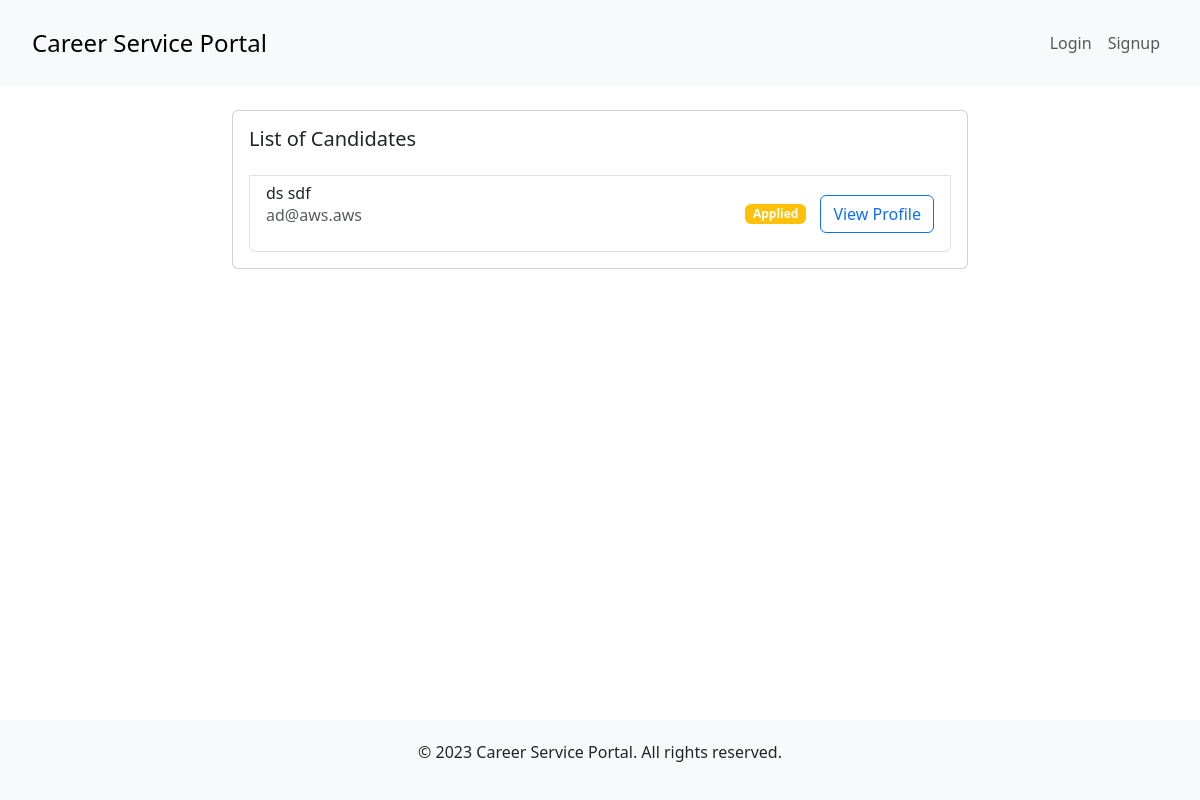
The app's page /employer/browseCandidates/6/, older data.
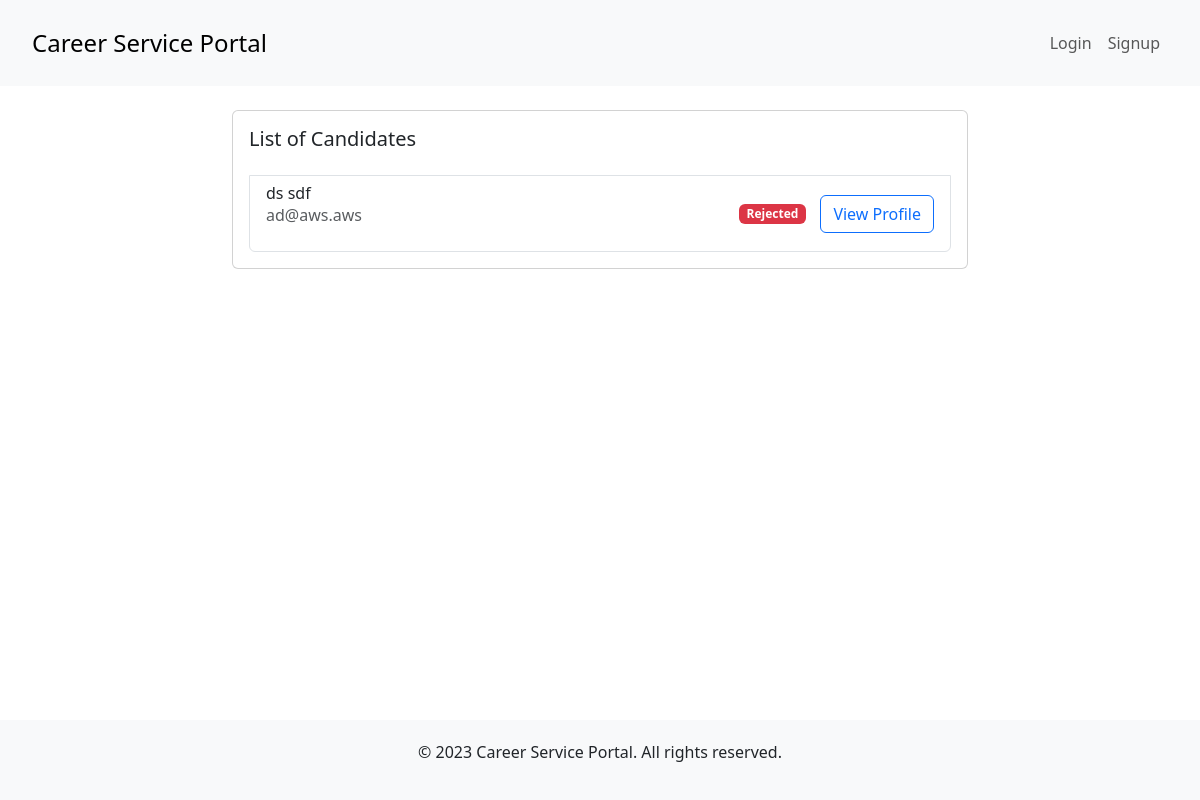
The same page, newer data.
### candidate/models.py (models this page shows)
class Application(models.Model):
    candidate = models.ForeignKey(
        Candidate, on_delete=models.SET_NULL, null=True, blank=True)
    job = models.ForeignKey(Job, on_delete=models.CASCADE)
    status = models.CharField(max_length=255)

class Candidate(models.Model):
    firstName = models.CharField(max_length=255)
    lastName = models.CharField(max_length=255)
    phone = models.CharField(max_length=255)
    resume = models.ForeignKey(
        Resume, on_delete=models.SET_NULL, null=True, blank=True)
    user = models.ForeignKey(User, on_delete=models.CASCADE)
    savedJobs = models.ManyToManyField(Job)

### user/models.py (models this page shows, shortened)
class User(models.Model):
    email = models.EmailField(max_length=254)
    password = models.CharField(max_length=255)
    role = models.CharField(max_length=255)

### employer/views.py (the view)
# urls.py: path('browseCandidates/<int:job_id>/', views.browse_candidates, name='browse_candidates'),
def browse_candidates(request, job_id):
    employer = check_login(request)
    try:
        job = Job.objects.get(pk=job_id)
    except Job.DoesNotExist:
        return HttpResponseRedirect('/employer/viewJobs')
    applications = Application.objects.filter(job=job)
    candidates = [application.candidate for application in applications]
    context = {
        'job': job,
        'applications': applications
    }
    return render(request, 'employer/browse_candidates.html', context)

### employer/views.py (called while the page is built, shortened)
def check_login(request):
    return None

### templates/employer/browse_candidates.html (shortened to what this page needs)
{% extends "shared/base.html" %}
{% block content %}
<div class="container">
  <div class="row justify-content-center">
    <div class="col-md-8">
      <div class="card mt-4">
        <div class="card-body">
          <h5 class="card-title mb-4">List of Candidates</h5>
          <ul class="list-group">
            {% for application in applications %}
              <li class="list-group-item">
                <div class="d-flex justify-content-between align-items-center">
                  <div>
                    <h6 class="mb-0">{{ application.candidate.firstName }} {{ application.candidate.lastName }}</h6>
                    <p class="text-muted">{{ application.candidate.user.email }}</p>
                  </div>
                  <div>
                    {% if application.status == "Applied" %}
                      <span class="badge bg-warning">{{ application.status }}</span>
                    {% elif application.status == "Viewed" %}
                      <span class="badge bg-info">{{ application.status }}</span>
                    {% elif application.status == "Accepted" %}
                      <span class="badge bg-success">{{ application.status }}</span>
                    {% elif application.status == "Rejected" %}
                      <span class="badge bg-danger">{{ application.status }}</span>
                    {% endif %}
                    <a href="/employer/view_candidate_application/{{ application.pk }}/" class="btn btn-outline-primary">View Profile</a>
                  </div>
                </div>
              </li>
            {% endfor %}
          </ul>
        </div>
      </div>
    </div>
  </div>
</div>
{% endblock %}

Row changes from the older to the newer data that the page shows:
changed Application "ds": status "Applied" → "Rejected"
